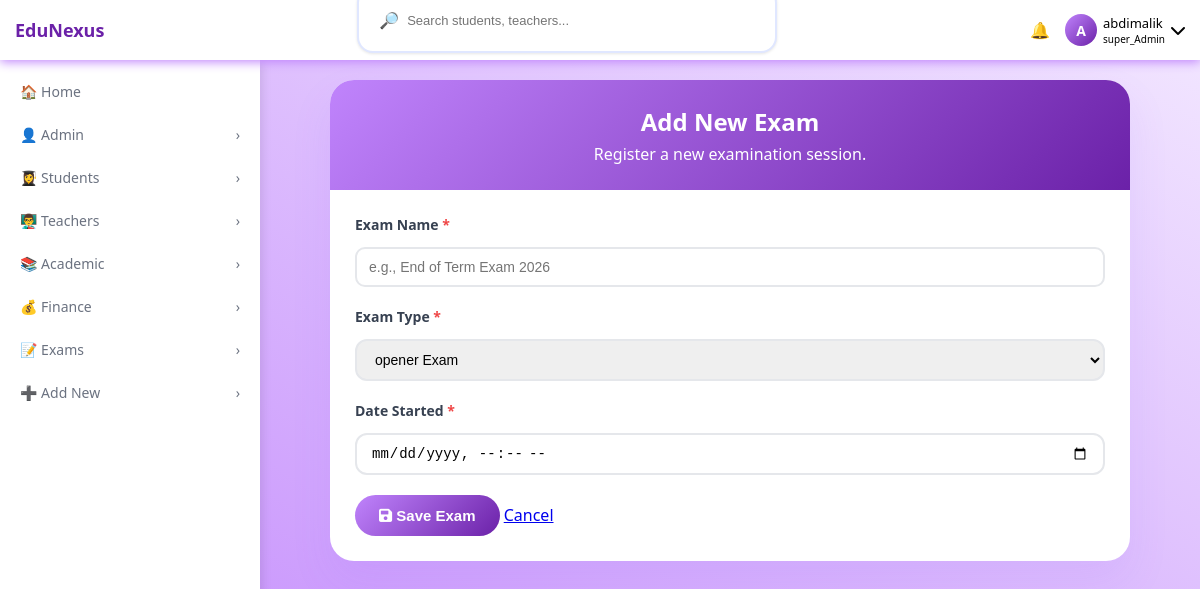
/exam/add/ (signed in), run on the app's committed database.
### accounts/models.py (models this page shows, shortened)
class User(AbstractUser):
    ROLE_CHOICES=(
        ('SUPER_ADMIN','super_Admin'),
        ('ADMIN','admin'),
        ('TEACHER','teacher'),
        ('STUDENT','student'),
        ('PARENT','parent')
    )
    objects=UserManager()
    role=models.CharField(max_length=20,choices=ROLE_CHOICES,default='STUDENT')
    is_approved= models.BooleanField(default=False)
    phone_number=models.CharField(max_length=15,unique=True,null=True,blank=True)

### academic/views.py (the view, shortened to what this page needs)
# urls.py: path('exam/add/', views.add_exam, name='add_exam'),
@login_required
def add_exam(request):
    if request.user.role != 'SUPER_ADMIN':
        messages.error(request, "Only Super Admin can add exams.")
        return redirect('exam_list')
    return render(request, 'academic/add_exam.html', {'exam_type': Exam.EXAM_TYPE})

### academic/templates/academic/add_exam.html (shortened to what this page needs)
{% extends 'base.html' %}
{% load static %}
{% block content %}
<div class="register-container">
    <div class="register-header">
        <h1>Add New Exam</h1>
        <p>Register a new examination session.</p>
    </div>
    <div class="register-form active">
        <form method="POST" action="{% url 'add_exam' %}">
            <div class="form-group">
                <label>Exam Name <span class="required">*</span></label>
                <input type="text" name="name" placeholder="e.g., End of Term Exam 2026" required>
            </div>
            <div class="form-group">
                <label>Exam Type <span class="required">*</span></label>
                <select name="exam_type" required>
                    {% for code, name in exam_type %}
                        <option value="{{ code }}">{{ name }}</option>
                    {% endfor %}
                </select>
            </div>
            <div class="form-group">
                <label>Date Started <span class="required">*</span></label>
                <input type="datetime-local" name="date_started" required>
            </div>
            <div class="form-actions">
                <button type="submit" class="btn-primary">
                    <i class="fas fa-save"></i> Save Exam
                </button>
                <a href="{% url 'exam_list' %}" class="btn-secondary">Cancel</a>
            </div>
        </form>
    </div>
</div>
{% endblock %}

### templates/base.html (shortened to what this page needs)
{% load static %}
<!DOCTYPE html>
<html lang="en">
<head>
    <link rel="stylesheet" href="{% static 'css/style.css' %}">
    <link rel="stylesheet" href="https://cdnjs.cloudflare.com/ajax/libs/font-awesome/6.0.0-beta3/css/all.min.css">
</head>
<body>
    <nav class="top-nav">
        <div class="nav-left">
            <div class="logo">EduNexus</div>
        </div>
        <div class="search-bar">
            <span>🔎</span>
            <input type="text" id="globalSearch" placeholder="Search students, teachers...">
        </div>
        <div class="nav-right">
            <div class="notification-badge" id="notificationBell">
                <span>🔔</span>
            </div>
            <div>
                <div class="user-info" id="userInfoBtn">
                    <div class="avatar-circle">
                        {{ request.user.first_name|first|default:request.user.username|first|upper }}
                    </div>
                    <div>
                        <div class="user-name">{{ request.user.first_name|default:request.user.username }}</div>
                        <div class="user-role">{{ request.user.get_role_display }}</div>
                    </div>
                    <i class="fas fa-chevron-down"></i>
                </div>
            </div>
        </div>
    </nav>
    <aside class="sidebar" id="sidebar">
        <ul>
            {% if request.user.role != 'STUDENT' and request.user.role != 'PARENT' %}
            <li class="menu-item {% if request.resolver_match.url_name == 'dashboard' %}active{% endif %}" data-url="{% url 'dashboard' %}">
                <span class="menu-text">🏠 Home</span>
            </li>
            {% endif %}
           {% if request.user.role == 'SUPER_ADMIN' or request.user.role == 'ADMIN' %}
            <li class="menu-item has-dropdown">
                <span class="menu-text">👤 Admin</span>
                <span class="arrow">›</span>
            </li>
            {% endif %}
            <li class="menu-item has-dropdown">
                <span class="menu-text">👩‍🎓 Students</span>
                <span class="arrow">›</span>
            </li>
            {% if request.user.role != 'PARENT' and request.user.role != 'STUDENT' %}
            <li class="menu-item has-dropdown">
                <span class="menu-text">👨‍🏫 Teachers</span>
                <span class="arrow">›</span>
            </li>
            {% endif %}
            <li class="menu-item has-dropdown">
                <span class="menu-text">📚 Academic</span>
                <span class="arrow">›</span>
            </li>
            {% if request.user.role != 'TEACHER' %}
            <li class="menu-item has-dropdown">
                <span class="menu-text">💰 Finance</span>
                <span class="arrow">›</span>
            </li>
            {% endif %}
            <li class="menu-item has-dropdown">
                <span class="menu-text">📝 Exams</span>
                <span class="arrow">›</span>
            </li>
            {% if request.user.role == 'SUPER_ADMIN' %}
            <li class="menu-item has-dropdown">
                <span class="menu-text">➕ Add New</span>
                <span class="arrow">›</span>
            </li>
            {% endif %}
        </ul>
    </aside>
    <main class="main-content">
        {% block content %}
        {% endblock %}
    </main>
</body>
</html>

### static/css/style.css (style rules this page uses)
:root { --lavender: #c084fc; --lavender-light: #f3e8ff; --lavender-dark: #6b21a8; --text-dark: #1f2937; --gray-500: #6b7280; --gray-200: #e5e7eb; --danger: #ef4444; --success: #10b981; }
* { margin: 0; padding: 0; box-sizing: border-box; }
body { background: linear-gradient(210deg, var(--lavender-light), var(--lavender)); font-family: system-ui, -apple-system, 'Segoe UI', Roboto, sans-serif; min-height: 100vh; }
.top-nav { background: white; padding: 0 15px; height: 60px; display: flex; align-items: center; justify-content: space-between; position: sticky; top: 0; z-index: 100; box-shadow: 0 2px 10px var(--lavender); }
.nav-left { display: flex; align-items: center; gap: 10px; }
.logo { font-weight: bold; font-size: 18px; color: var(--lavender-dark); }
.search-bar { display: none; }
.nav-right { display: flex; align-items: center; gap: 15px; }
.notification-badge { position: relative; cursor: pointer; }
.user-info { display: flex; align-items: center; gap: 6px; cursor: pointer; }
.user-info .avatar-circle { width: 32px; height: 32px; background: linear-gradient(135deg, var(--lavender), var(--lavender-dark)); border-radius: 50%; display: flex; align-items: center; justify-content: center; color: white; font-weight: bold; font-size: 14px; }
.user-name, .user-role { display: none; }
.sidebar { background: white; width: 260px; height: 100vh; position: fixed; left: -260px; top: 60px; overflow-y: auto; z-index: 99; transition: left 0.3s ease; box-shadow: 2px 0 10px rgba(0,0,0,0.1); }
.sidebar ul { list-style: none; padding: 10px 0; }
.menu-item { padding: 12px 20px; display: flex; align-items: center; justify-content: space-between; font-weight: 500; color: var(--gray-500); cursor: pointer; }
.menu-text { display: flex; align-items: center; gap: 10px; font-size: 14px; }
.arrow { transition: transform 0.3s; font-size: 14px; }
.main-content { padding: 15px; min-height: calc(100vh - 60px); }
@media (min-width: 768px) { .sidebar { left: 0; } }
@media (min-width: 768px) { .main-content { margin-left: 260px; padding: 20px; } }
@media (min-width: 768px) { .search-bar { display: flex; flex: 1; max-width: 300px; margin: 0 15px; background: #f8fafc; border: 2px solid #e0e7ff; border-radius: 9999px; padding: 8px 15px; gap: 8px; } }
@media (min-width: 768px) { .search-bar input { border: none; outline: none; background: transparent; width: 100%; font-size: 13px; } }
@media (min-width: 768px) { .user-name, .user-role { display: block; } }
@media (min-width: 768px) { .user-name { font-size: 13px; } }
@media (min-width: 768px) { .user-role { font-size: 10px; } }
@media (min-width: 1024px) { .search-bar { max-width: 420px; } }
.register-container { max-width: 800px; margin: 0 auto; background: white; border-radius: 24px; box-shadow: 0 20px 40px rgba(139, 92, 246, 0.1); overflow: hidden; }
.register-header { background: linear-gradient(135deg, #c084fc, #6b21a8); padding: 25px; text-align: center; color: white; }
.register-header h1 { font-size: 24px; margin-bottom: 5px; }
.register-form { display: none; padding: 25px; }
.register-form.active { display: block; }
.form-group { display: flex; flex-direction: column; gap: 5px; }
.form-group label { font-size: 13px; font-weight: 600; color: #374151; }
.required { color: #ef4444; }
.form-group input, .form-group select { padding: 10px 14px; border: 2px solid #e5e7eb; border-radius: 12px; font-size: 14px; }
.btn-primary { background: linear-gradient(135deg, #c084fc, #6b21a8); color: white; border: none; padding: 12px 24px; border-radius: 9999px; font-size: 15px; font-weight: 600; cursor: pointer; width: 100%; }
@media (min-width: 768px) { .btn-primary { width: auto; } }
.search-bar { background: white; padding: 20px; border-radius: 16px; box-shadow: 0 1px 3px rgba(0, 0, 0, 0.1); margin-bottom: 20px; }
.btn-primary { background: #c084fc; color: white; }
.form-group { margin-bottom: 15px; }
.form-group label { display: block; margin-bottom: 5px; font-weight: 600; font-size: 13px; color: #374151; }
.form-group input[type="text"], .form-group input[type="email"], .form-group input[type="password"] { width: 100%; padding: 10px 12px; border: 2px solid #e5e7eb; border-radius: 10px; font-size: 14px; outline: none; }
.form-group { margin-bottom: 20px; }
.form-group label { display: block; margin-bottom: 8px; font-weight: 600; font-size: 14px; color: #374151; }
.btn-primary { background: linear-gradient(135deg, #c084fc, #6b21a8); color: white; }

### data on the page
User: user.first_name|first "A", user.first_name "abdimalik", user.role "super_Admin"

### other printed values
form field exam_type "opener Exam"
